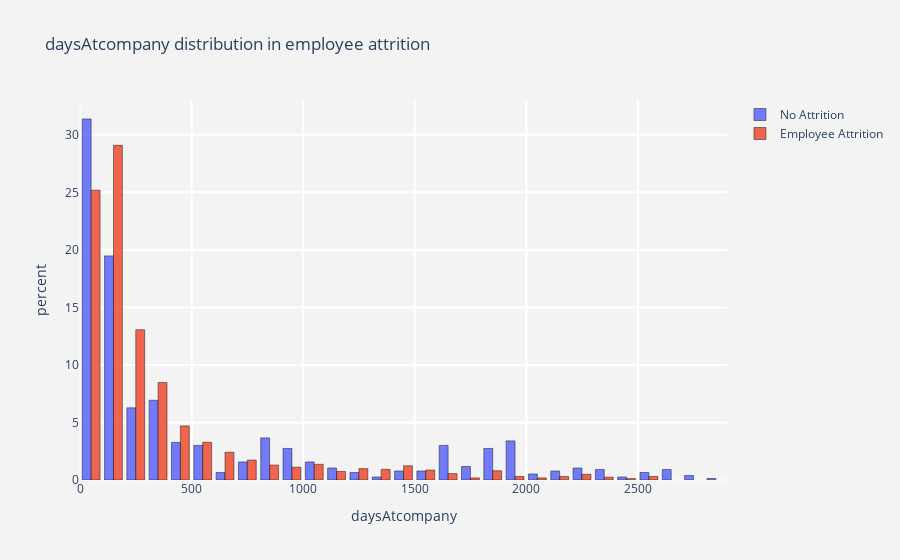

The cell this chart's notebook holds for it:
### Code cell
histogram("daysAtcompany")

### Figure 1 — Plotly figure (JSON) as saved in the notebook; plotly's stock layout.template omitted (floating-point values rounded to 4 significant figures; data arrays with more than 128 entries replaced by an {"elided": "..."} marker saying what was removed)
{"data": [{"histnorm": "percent", "marker": {"line": {"color": "black", "width": 0.5}}, "name": "No Attrition", "opacity": 0.9, "type": "histogram", "x": {"elided": "765 int values"}}, {"histnorm": "percent", "marker": {"line": {"color": "black", "width": 0.5}}, "name": "Employee Attrition", "opacity": 0.9, "type": "histogram", "x": {"elided": "1616 int values"}}], "layout": {"paper_bgcolor": "rgb(243,243,243)", "plot_bgcolor": "rgb(243,243,243)", "title": {"text": "daysAtcompany distribution in employee attrition "}, "xaxis": {"gridcolor": "rgb(255, 255, 255)", "gridwidth": 2, "ticklen": 5, "title": {"text": "daysAtcompany"}, "zerolinewidth": 1}, "yaxis": {"gridcolor": "rgb(255, 255, 255)", "gridwidth": 2, "ticklen": 5, "title": {"text": "percent"}, "zerolinewidth": 1}}}
